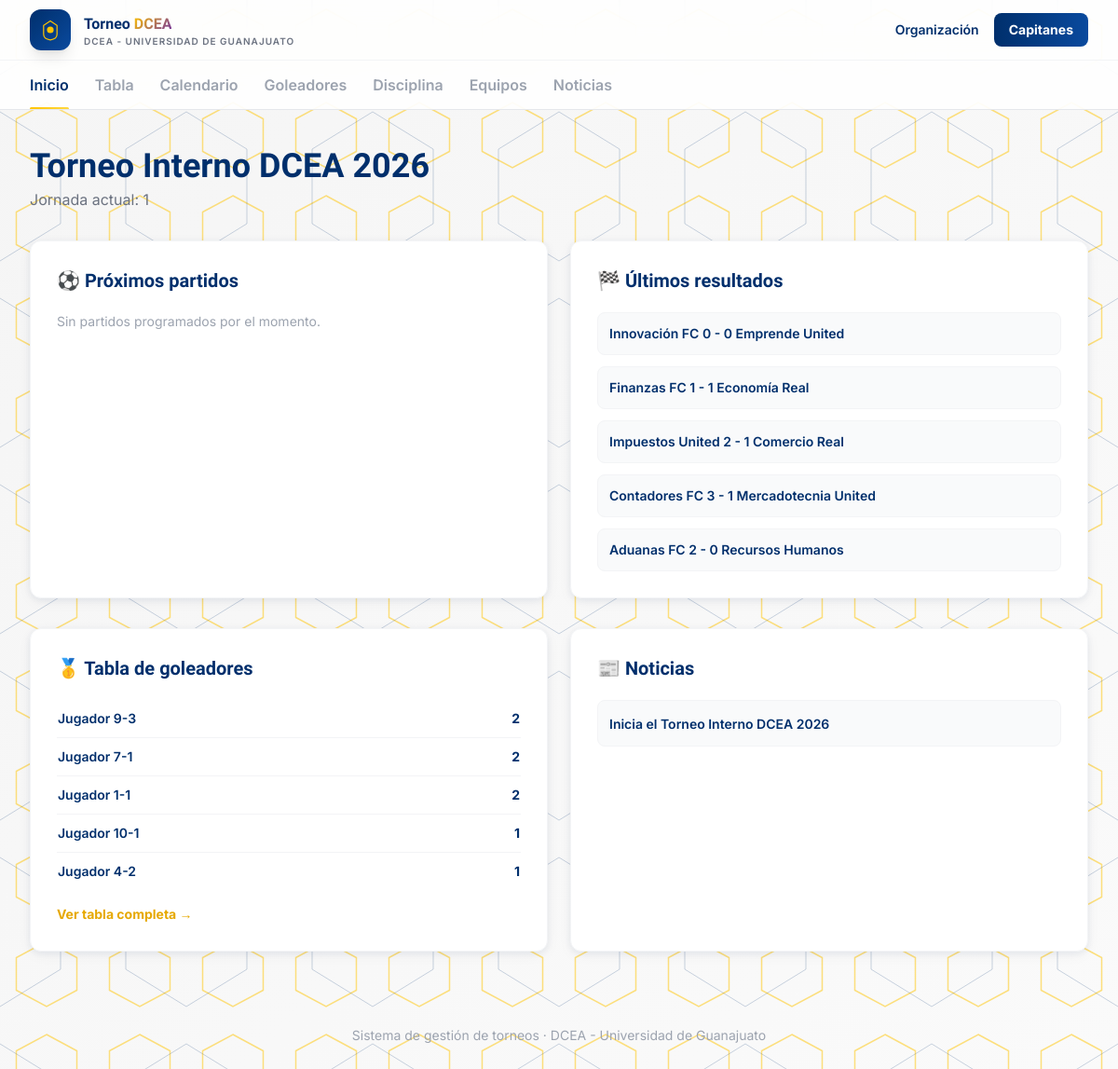
The page / on the database its author committed.
### app/models/core.py (models this page shows)
class Organizacion(db.Model):
    __tablename__ = "organizaciones"
    id = db.Column(db.Integer, primary_key=True)
    nombre = db.Column(db.String(150), nullable=False)
    logo_url = db.Column(db.String(300))
    torneos = db.relationship("Torneo", backref="organizacion", lazy=True)
    equipos = db.relationship("Equipo", backref="organizacion", lazy=True)
    canchas = db.relationship("Cancha", backref="organizacion", lazy=True)
    arbitros = db.relationship("Arbitro", backref="organizacion", lazy=True)
    noticias = db.relationship("Noticia", backref="organizacion", lazy=True)

class Torneo(db.Model):
    __tablename__ = "torneos"
    id = db.Column(db.Integer, primary_key=True)
    organizacion_id = db.Column(db.Integer, db.ForeignKey("organizaciones.id"), nullable=False)
    deporte_id = db.Column(db.Integer, db.ForeignKey("deportes.id"), nullable=False)
    nombre = db.Column(db.String(150), nullable=False)
    formato = db.Column(db.String(50), default="grupos")  # grupos, liga, eliminacion_directa
    temporadas = db.relationship("Temporada", backref="torneo", lazy=True)

class Noticia(db.Model):
    __tablename__ = "noticias"
    id = db.Column(db.Integer, primary_key=True)
    organizacion_id = db.Column(db.Integer, db.ForeignKey("organizaciones.id"), nullable=False)
    titulo = db.Column(db.String(200), nullable=False)
    contenido = db.Column(db.Text, nullable=False)
    fecha_publicacion = db.Column(db.DateTime, default=datetime.utcnow)
    autor_id = db.Column(db.Integer, db.ForeignKey("usuarios.id"))

### app/models/partidos.py (models this page shows, shortened)
class Jornada(db.Model):
    __tablename__ = "jornadas"
    id = db.Column(db.Integer, primary_key=True)
    fase_id = db.Column(db.Integer, db.ForeignKey("fases.id"), nullable=False)
    numero = db.Column(db.Integer, nullable=False)
    fecha_referencia = db.Column(db.Date)
    estado = db.Column(db.String(20), default="borrador")  # borrador, publicada
    publicada_por_id = db.Column(db.Integer, db.ForeignKey("usuarios.id"))
    fecha_publicacion = db.Column(db.DateTime)
    partidos = db.relationship("Partido", backref="jornada", lazy=True, order_by="Partido.fecha")

class Partido(db.Model):
    __tablename__ = "partidos"
    id = db.Column(db.Integer, primary_key=True)
    jornada_id = db.Column(db.Integer, db.ForeignKey("jornadas.id"), nullable=False)
    equipo_local_id = db.Column(db.Integer, db.ForeignKey("equipos.id"), nullable=False)
    equipo_visitante_id = db.Column(db.Integer, db.ForeignKey("equipos.id"), nullable=False)
    cancha_id = db.Column(db.Integer, db.ForeignKey("canchas.id"))
    arbitro_id = db.Column(db.Integer, db.ForeignKey("arbitros.id"))
    fecha = db.Column(db.Date, nullable=False)
    hora = db.Column(db.Time, nullable=False)
    estado = db.Column(db.String(20), default="programado")
    resultado_local = db.Column(db.Integer)
    resultado_visitante = db.Column(db.Integer)
    nota = db.Column(db.String(300))  # motivo de suspension, etc.
    costo_arbitraje = db.Column(db.Integer, default=400)
    arbitraje_pagado_local = db.Column(db.Boolean, default=False)
    arbitraje_pagado_visitante = db.Column(db.Boolean, default=False)
    recordatorio_dia_antes_enviado = db.Column(db.Boolean, default=False)
    recordatorio_hora_antes_enviado = db.Column(db.Boolean, default=False)
    equipo_local = db.relationship("Equipo", foreign_keys=[equipo_local_id])
    equipo_visitante = db.relationship("Equipo", foreign_keys=[equipo_visitante_id])
    eventos = db.relationship("EventoPartido", backref="partido", lazy=True)
    detalles = db.relationship("DetallePartidoEquipo", backref="partido", lazy=True)

### app/models/equipos.py (models this page shows, shortened)
class Equipo(db.Model):
    __tablename__ = "equipos"
    id = db.Column(db.Integer, primary_key=True)
    organizacion_id = db.Column(db.Integer, db.ForeignKey("organizaciones.id"), nullable=False)
    nombre = db.Column(db.String(120), nullable=False)
    escudo_url = db.Column(db.String(300))
    capitan_id = db.Column(db.Integer, db.ForeignKey("usuarios.id"))
    inscripciones = db.relationship("Inscripcion", backref="equipo", lazy=True)
    rosters = db.relationship("Roster", backref="equipo", lazy=True)

class Jugador(db.Model):
    __tablename__ = "jugadores"
    id = db.Column(db.Integer, primary_key=True)
    usuario_id = db.Column(db.Integer, db.ForeignKey("usuarios.id"))
    nombre = db.Column(db.String(120), nullable=False)
    foto_url = db.Column(db.String(300))
    fecha_nacimiento = db.Column(db.Date)
    rosters = db.relationship("Roster", backref="jugador", lazy=True)

### app/routes/public.py (the view)
@public_bp.route("/")
def home():
    fase = _fase_actual()
    torneo = Torneo.query.first()
    proximos = []
    ultimos = []
    jornada_actual = None
    if fase:
        jornada_actual = (
            Jornada.query.filter_by(fase_id=fase.id, estado="publicada")
            .order_by(Jornada.numero.desc()).first()
        )
        proximos = (
            Partido.query.join(Jornada).filter(
                Jornada.fase_id == fase.id, Jornada.estado == "publicada",
                Partido.estado == "programado",
            ).order_by(Partido.fecha, Partido.hora).limit(5).all()
        )
        ultimos = (
            Partido.query.join(Jornada).filter(
                Jornada.fase_id == fase.id, Jornada.estado == "publicada",
                Partido.estado == "jugado",
            ).order_by(Partido.fecha.desc()).limit(5).all()
        )
    goleadores = estadisticas_service.tabla_goleadores(fase.id if fase else None, limite=5)
    noticias = Noticia.query.order_by(Noticia.fecha_publicacion.desc()).limit(3).all()
    return render_template(
        "public/home.html", torneo=torneo, jornada_actual=jornada_actual,
        proximos=proximos, ultimos=ultimos, goleadores=goleadores, noticias=noticias,
    )

### app/routes/public.py (called while the page is built)
def _fase_actual():
    fase = Fase.query.filter_by(tipo="grupos").first()
    return fase

### app/services/estadisticas_service.py (called while the page is built)
def tabla_goleadores(fase_id=None, limite=20):
    q = (
        db.session.query(
            EventoPartido.jugador_id,
            db.func.count(EventoPartido.id).label("goles"),
        )
        .filter(EventoPartido.tipo_evento == "gol")
    )
    if fase_id:
        q = q.join(Partido, Partido.id == EventoPartido.partido_id).join(
            Partido.jornada
        ).filter_by(fase_id=fase_id)
    q = q.group_by(EventoPartido.jugador_id).order_by(db.desc("goles")).limit(limite)
    resultados = []
    for jugador_id, goles in q.all():
        jugador = Jugador.query.get(jugador_id)
        if jugador:
            resultados.append({"jugador": jugador, "goles": goles})
    return resultados

### app/templates/public/home.html (shortened to what this page needs)
{% extends "public/base.html" %}
{% block content %}
<h1 class="font-display text-3xl sm:text-4xl font-bold text-navy mb-1">{{ torneo.nombre if torneo else 'Torneo' }}</h1>
{% if jornada_actual %}
  <p class="text-gray-500 mb-8">Jornada actual: {{ jornada_actual.numero }}</p>
{% else %}
  <p class="text-gray-500 mb-8">&nbsp;</p>
{% endif %}
<div class="grid lg:grid-cols-2 gap-6 mb-8">
  <div class="bg-white rounded-xl shadow-card border border-gray-100 p-7">
    <h2 class="font-display text-xl font-bold text-navy mb-5">⚽ Próximos partidos</h2>
    {% if proximos %}
      <div class="space-y-3">
        {% for p in proximos %}
          <div class="flex items-center justify-between p-3 rounded-lg bg-gray-50 border border-gray-100">
            <span class="font-semibold text-navy text-sm">{{ p.equipo_local.nombre }} vs {{ p.equipo_visitante.nombre }}</span>
            <span class="text-xs text-gray-500 font-semibold">{{ p.fecha.strftime('%d/%m') }} {{ p.hora.strftime('%H:%M') }}</span>
          </div>
        {% endfor %}
      </div>
    {% else %}
      <p class="text-gray-400 text-sm">Sin partidos programados por el momento.</p>
    {% endif %}
  </div>
  <div class="bg-white rounded-xl shadow-card border border-gray-100 p-7">
    <h2 class="font-display text-xl font-bold text-navy mb-5">🏁 Últimos resultados</h2>
    {% if ultimos %}
      <div class="space-y-3">
        {% for p in ultimos %}
          <a href="{{ url_for('public.partido_detalle', partido_id=p.id) }}" class="flex items-center justify-between p-3 rounded-lg bg-gray-50 border border-gray-100 hover:border-gold transition-colors">
            <span class="font-semibold text-navy text-sm">{{ p.equipo_local.nombre }} {{ p.resultado_local }} - {{ p.resultado_visitante }} {{ p.equipo_visitante.nombre }}</span>
          </a>
        {% endfor %}
      </div>
    {% else %}
      <p class="text-gray-400 text-sm">Aún no hay resultados.</p>
    {% endif %}
  </div>
</div>
<div class="grid lg:grid-cols-2 gap-6">
  <div class="bg-white rounded-xl shadow-card border border-gray-100 p-7">
    <h2 class="font-display text-xl font-bold text-navy mb-5">🥇 Tabla de goleadores</h2>
    {% if goleadores %}
      <table class="w-full text-sm">
        <tbody class="divide-y divide-gray-100">
          {% for g in goleadores %}
            <tr>
              <td class="py-2.5 font-semibold text-navy">
                <a href="{{ url_for('public.jugador_detalle', jugador_id=g.jugador.id) }}" class="hover:text-gold-dark">{{ g.jugador.nombre }}</a>
              </td>
              <td class="py-2.5 text-right font-bold text-navy">{{ g.goles }}</td>
            </tr>
          {% endfor %}
        </tbody>
      </table>
      <a href="{{ url_for('public.goleadores') }}" class="inline-block mt-4 text-sm font-bold text-gold-dark hover:text-navy">Ver tabla completa &rarr;</a>
    {% else %}
      <p class="text-gray-400 text-sm">Aún no hay goles registrados.</p>
    {% endif %}
  </div>
  <div class="bg-white rounded-xl shadow-card border border-gray-100 p-7">
    <h2 class="font-display text-xl font-bold text-navy mb-5">📰 Noticias</h2>
    {% if noticias %}
      <div class="space-y-3">
        {% for n in noticias %}
          <a href="{{ url_for('public.noticia_detalle', noticia_id=n.id) }}" class="block p-3 rounded-lg bg-gray-50 border border-gray-100 hover:border-gold transition-colors">
            <span class="font-semibold text-navy text-sm">{{ n.titulo }}</span>
          </a>
        {% endfor %}
      </div>
    {% else %}
      <p class="text-gray-400 text-sm">Sin noticias publicadas.</p>
    {% endif %}
  </div>
</div>
{% endblock %}

### app/templates/public/base.html (shortened to what this page needs)
<!DOCTYPE html>
<html lang="es">
<head>
<script src="https://cdn.tailwindcss.com"></script>
</head>
<body>
<header class="sticky top-0 z-40 bg-white/85 backdrop-blur-xl border-b border-gray-200">
  <div class="max-w-7xl mx-auto px-5 sm:px-8 h-16 flex items-center justify-between">
    <a href="{{ url_for('public.home') }}" class="flex items-center gap-3.5">
      <div class="w-11 h-11 rounded-xl bg-gradient-to-br from-navy to-navy-light flex items-center justify-center shadow-lg">
        <svg width="24" height="24" viewBox="0 0 40 40" fill="none">
          <path d="M20 4 L32 12 V28 C32 34 28 37 20 38 C12 37 8 34 8 28 V12 Z" stroke="#FFC400" stroke-width="2" fill="none"/>
          <circle cx="20" cy="20" r="6" fill="#FFC400"/>
        </svg>
      </div>
      <div class="leading-tight">
        <p class="font-display font-bold text-navy text-[15px] sm:text-base">Torneo <span class="gradient-accent">DCEA</span></p>
        <p class="text-[10px] text-gray-500 tracking-widest uppercase font-semibold hidden sm:block">{{ organizacion.nombre if organizacion else 'Sitio público' }}</p>
      </div>
    </a>
    <div class="flex items-center gap-4">
      <a href="{{ url_for('admin.login') }}" class="text-sm font-semibold text-navy hover:text-gold hidden sm:inline">Organización</a>
      <a href="{{ url_for('capitan.login') }}" class="bg-gradient-to-r from-navy to-navy-light hover:shadow-lg text-white text-sm font-bold px-4 py-2 rounded-lg transition-all">Capitanes</a>
    </div>
  </div>
  <nav class="max-w-7xl mx-auto px-5 sm:px-8 flex gap-7 border-t border-gray-100 overflow-x-auto">
    {% macro navlink(endpoint, label) %}
      <a href="{{ url_for(endpoint) }}" class="tab-link {{ 'active' if request.endpoint == endpoint }}">{{ label }}</a>
    {% endmacro %}
    {{ navlink('public.home', 'Inicio') }}
    {{ navlink('public.tabla_posiciones', 'Tabla') }}
    {{ navlink('public.calendario', 'Calendario') }}
    {{ navlink('public.goleadores', 'Goleadores') }}
    {{ navlink('public.disciplina', 'Disciplina') }}
    {{ navlink('public.equipos', 'Equipos') }}
    {{ navlink('public.noticias', 'Noticias') }}
  </nav>
</header>
<main class="max-w-7xl mx-auto px-5 sm:px-8 py-10">
  {% block content %}{% endblock %}
</main>
<footer class="text-center py-10 text-gray-400 text-sm">
  Sistema de gestión de torneos &middot; {{ organizacion.nombre if organizacion else '' }}
</footer>
</body>
</html>

### app/templates/public/base.html (style rules this page uses)
* { box-sizing: border-box; }
body { font-family: 'Inter', sans-serif; min-height: 100vh; position: relative; background: linear-gradient(135deg, #F5F5F5 0%, #FAFAFA 100%); overflow-x: hidden; }
body::before { content: ''; position: fixed; top: 0; left: 0; width: 100%; height: 100%; z-index: -2; background-repeat: repeat; background-size: 100px 100px; pointer-events: none; }
body::after { content: ''; position: fixed; top: 0; left: 0; width: 100%; height: 100%; z-index: -2; background-repeat: repeat; background-size: 200px 200px; background-position: 100px 100px; pointer-events: none; }
main { position: relative; z-index: 1; }
.font-display { font-family: 'Plus Jakarta Sans', sans-serif; }
.tab-link { position: relative; font-weight: 600; color: #9CA3AF; padding: 14px 0; white-space: nowrap; }
.tab-link.active { color: #002F6C; }
.tab-link.active::after { content: ''; position: absolute; left: 0; right: 0; bottom: -1px; height: 3px; background: linear-gradient(90deg, #FFC400, #FFD740); border-radius: 2px; }
.gradient-accent { background: linear-gradient(135deg, #FFC400, #7030A0); -webkit-background-clip: text; -webkit-text-fill-color: transparent; background-clip: text; }

### rows shown on the page
Organizacion: nombre "DCEA - UNIVERSIDAD DE GUANAJUATO", nombre "DCEA - Universidad de Guanajuato"
Torneo: nombre "Torneo Interno DCEA 2026"
Jornada: numero "1"
Partido: equipo_local.nombre "Innovación FC", resultado_local "0", resultado_visitante "0", equipo_visitante.nombre "Emprende United"
Partido: equipo_local.nombre "Finanzas FC", resultado_local "1", resultado_visitante "1", equipo_visitante.nombre "Economía Real"
Partido: equipo_local.nombre "Impuestos United", resultado_local "2", resultado_visitante "1", equipo_visitante.nombre "Comercio Real"
Partido: equipo_local.nombre "Contadores FC", resultado_local "3", resultado_visitante "1", equipo_visitante.nombre "Mercadotecnia United"
Partido: equipo_local.nombre "Aduanas FC", resultado_local "2", resultado_visitante "0", equipo_visitante.nombre "Recursos Humanos"
Jugador: jugador.nombre "Jugador 9-3"
Jugador: jugador.nombre "Jugador 7-1"
Jugador: jugador.nombre "Jugador 1-1"
Jugador: jugador.nombre "Jugador 10-1"
Jugador: jugador.nombre "Jugador 4-2"
Noticia: titulo "Inicia el Torneo Interno DCEA 2026"

### other values the page prints
{{ label }} "Inicio Tabla Calendario Goleadores Disciplina Equipos Noticias"
{{ g.goles }} "2" "2" "2" "1" "1"
